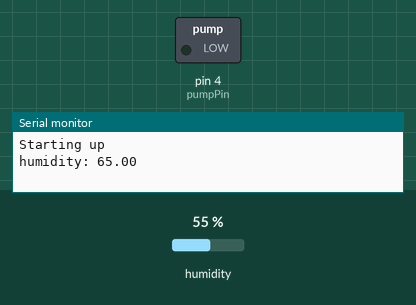
Recording of a sketch running on a simulated Arduino Uno, built with avr-gcc and run on an emulated ATmega328P. Shown: switched loads named in the sketch (green lamp = pin HIGH), the last lines printed to the serial monitor. Inputs (shaded band) come from the test bench; at power-on: humidity 55 %.

Above: at 2.2 s.
2.3 s: humidity set to 52 %
8.3 s: humidity set to 49 %
At 12.3 s:
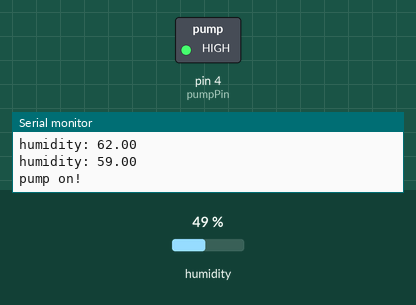
Timing chart, 0 to 47.5 s (numbered marks = the images above; inputs shaded):
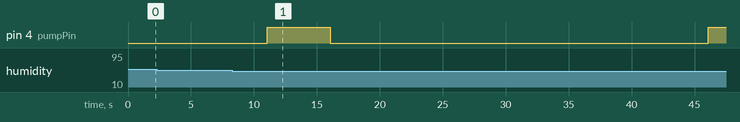

Measured:
- the behaviour switches between 51 and 50 % on humidity (found by bisection; images 0 and 1)
- after the input at 8.3 s, pin 4 (pumpPin): LOW → HIGH after 2.8 s, → LOW 5.0 s later, → HIGH 30.0 s later

The sketch:

run_pump_by_sensor.ino
```cpp
#include <SHT1x.h>

#define sensorPin 18
#define clockPin 19
#define pumpPin 4

SHT1x th_sensor(sensorPin, clockPin);

void setup() {
  pinMode(pumpPin, OUTPUT);
  Serial.begin(9600);
  delay(1000);
  Serial.println("Starting up");
}

void loop() {
  float humidity;

  // Read humidity from sensor.
  // My sensor reads about 9 under the display value.
  humidity = 10 + th_sensor.readHumidity();
  Serial.print("humidity: ");
  Serial.println(humidity);

  // Decide whether to pump
  // if (humidity < 39.0) {  // This number is for days 1-18
  if (humidity < 61.0) {  // This number is for days 19-20
    Serial.print("pump on!\n");
    digitalWrite(pumpPin, HIGH); // switch pump on
    delay(5000); // let pump run for a few seconds
    Serial.print("pump off. letting things settle for 30 seconds...\n");
    digitalWrite(pumpPin, LOW); // switch pump off
    delay(30000);
  } else {
    delay(5000);
  }
}
```
